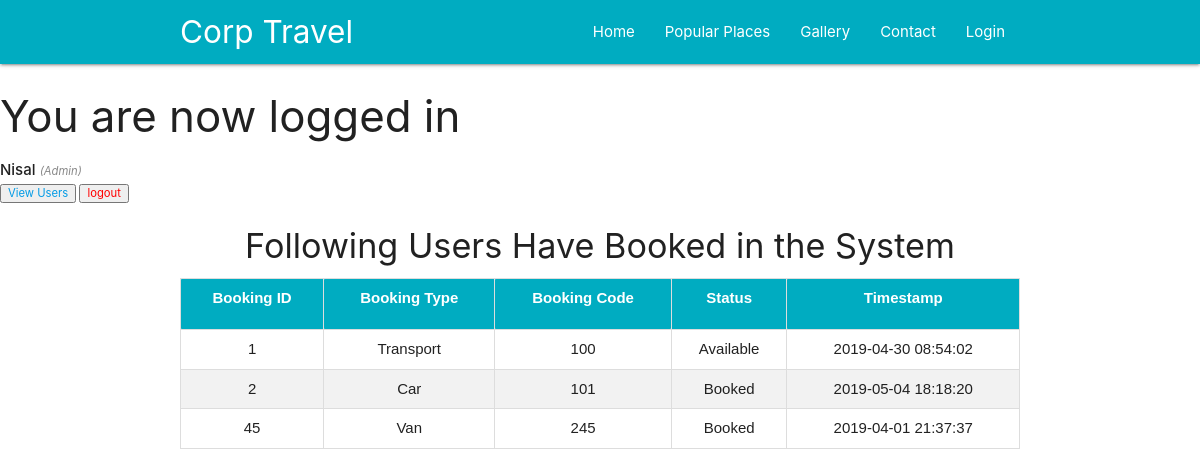
/admin/home.php (signed in), run on the app's committed database.
### tables this page shows
CREATE TABLE `booking` (
  `booking_id` int(20) NOT NULL,
  `booking_type` varchar(50) NOT NULL,
  `booking_code` int(25) NOT NULL,
  `status` varchar(10) NOT NULL,
  `date_time` datetime NOT NULL,
  `timestamp` timestamp NOT NULL DEFAULT CURRENT_TIMESTAMP ON UPDATE CURRENT_TIMESTAMP
);

### admin/home.php (the view, shortened to what this page needs)
<?php
include '../nav.php';
?>
<!DOCTYPE html>
<html>
<head>
    <link
            rel="stylesheet"
            href="https://cdnjs.cloudflare.com/ajax/libs/materialize/1.0.0/css/materialize.min.css"
    />
    <link
            rel="stylesheet"
            href="https://use.fontawesome.com/releases/v5.7.1/css/all.css"
    />
</head>
<body>
<div class="content">
    <?php if (isset($_SESSION['success'])): ?>
    <div class="error success">
        <h3>
            <?php
            echo $_SESSION['success'];
            ?>
        </h3>
    </div>
</div>
<?php endif ?>
<?php if (isset($_SESSION['user'])): ?>
    <strong><?php echo $_SESSION['user']['username']; ?></strong>
    <small>
        <i style="color: #888;">(<?php echo ucfirst($_SESSION['user']['user_type']); ?>)</i>
        <br>
        <button type=""><a href="view.php" target="_blank">View Users</a></button>
        <button><a href="home.php?logout='1'" style="color: red;">logout</a></button>
    </small>
<?php endif ?>
<div class="container">
    <center><h4>Following Users Have Booked in the System</h4></center>
    <table id="user_table" border="1">
        <thead>
        <th>
            <center>Booking ID</center>
        </th>
        <th>
            <center>Booking Type</center>
        </th>
        <th>
            <center>Booking Code</center>
        </th>
        <th>
            <center>Status</center>
        </th>
        <th>
            <center>Timestamp</center>
        </th>
        </thead>
        <tbody>
</div>
<?php
include 'db-config.php';
$query = mysqli_query($conn, "select * from `booking`");
while ($row = mysqli_fetch_array($query)) {
    ?>
    <tr>
        <td>
            <center><?php echo $row['booking_id']; ?></center>
        </td>
        <td>
            <center><?php echo $row['booking_type']; ?></center>
        </td>
        <td>
            <center><?php echo $row['booking_code']; ?></center>
        </td>
        <td>
            <center><strong><?php echo $row['status']; ?></strong></center>
        </td>
        <td>
            <center><?php echo $row['timestamp']; ?></center>
        </td>
    </tr>
    <?php
}
?>
</body>
</html>

### admin/home.php (style rules this page uses)
#user_table { font-family: "Trebuchet MS", Arial, Helvetica, sans-serif; border-collapse: collapse; width: 100%; }
#user_table td, #user_table th { border: 1px solid #ddd; padding: 8px; }
#user_table tr:nth-child(even) { background-color: #f2f2f2; }
#user_table th { padding-top: 8px; padding-bottom: 20px; text-align: left; background-color: #00acc1; color: white; }
a { text-decoration: none; }

### data on the page
booking: booking_id "1", booking_type "Transport", booking_code "100", status "Available", timestamp "2019-04-30 08:54:02"
booking: booking_id "2", booking_type "Car", booking_code "101", status "Booked", timestamp "2019-05-04 18:18:20"
booking: booking_id "45", booking_type "Van", booking_code "245", status "Booked", timestamp "2019-04-01 21:37:37"

### other printed values
$_SESSION['success'] "You are now logged in"
$_SESSION['user']['username'] "Nisal"
$_SESSION['user']['user_type'] "Admin"
